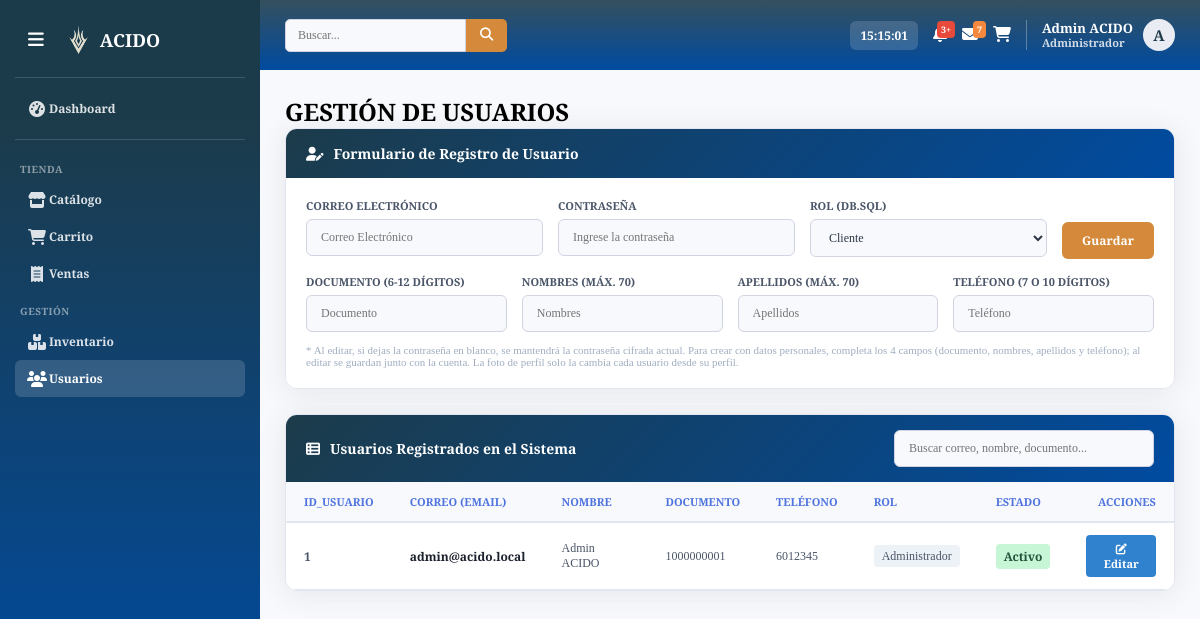
The app's page /index.php?action=crud (signed in) with its own data.
### tables this page shows
CREATE TABLE usuario (
  ID_Usuario INT AUTO_INCREMENT PRIMARY KEY,
  Email VARCHAR(100) NOT NULL UNIQUE,
  Seudonimo VARCHAR(50) NULL UNIQUE,
  Foto VARCHAR(512) NULL,
  Password_Hash VARCHAR(255) NOT NULL,
  Rol ENUM('Cliente', 'Empleado', 'Administrador') NOT NULL DEFAULT 'Cliente',
  ID_Empleado INT NULL UNIQUE,
  ID_Cliente INT NULL UNIQUE,
  deleted_at DATETIME NULL DEFAULT NULL,
  FOREIGN KEY (ID_Empleado) REFERENCES empleado(ID_Empleado) ON DELETE CASCADE,
  FOREIGN KEY (ID_Cliente) REFERENCES cliente(ID_Cliente) ON DELETE CASCADE
);

CREATE TABLE cliente (
  ID_Cliente INT AUTO_INCREMENT PRIMARY KEY,
  Nombres VARCHAR(70) NOT NULL,
  Apellidos VARCHAR(70) NOT NULL,
  Documento VARCHAR(20) NULL UNIQUE,
  Telefono VARCHAR(15) NULL,
  deleted_at DATETIME NULL DEFAULT NULL
);

### view/crud.php (the view, shortened to what the rows shown need)
<?php
try {
    require_once __DIR__ . "/../model/Usuario.php";
} catch (Exception $e) {}
?>
<!DOCTYPE html>
<html lang="es">
<head>
    <link rel="stylesheet" href="/ACIDO/BACKPHP_TEST/public/css/global.css?v=<?php echo time(); ?>">
    <link rel="stylesheet" href="/ACIDO/BACKPHP_TEST/public/css/layout.css?v=<?php echo time(); ?>">
    <link rel="stylesheet" href="/ACIDO/BACKPHP_TEST/public/css/crud.css?v=<?php echo time(); ?>">
    <link rel="stylesheet" href="https://cdnjs.cloudflare.com/ajax/libs/font-awesome/6.4.0/css/all.min.css">
    <link rel="stylesheet" href="https://cdnjs.cloudflare.com/ajax/libs/font-awesome/6.4.0/css/all.min.css">
</head>
<body class="dashboard-body crud-body">
    <div class="dashboard-container crud-container">
        <main class="main-content">
            <div class="content-padding-crud">
                <div class="page-header">
                    <h2 id="form-title-text">GESTIÓN DE USUARIOS</h2>
                </div>
                <div class="crud-container-box">
                    <div class="crud-modern-card">
                        <div style="overflow-x: auto;">
                            <table class="crud-table" id="crudTable">
                                <thead>
                                    <tr>
                                        <th><b>ID_Usuario</b></th>
                                        <th><b>Correo (Email)</b></th>
                                        <th><b>Nombre</b></th>
                                        <th><b>Documento</b></th>
                                        <th><b>Teléfono</b></th>
                                        <th><b>Rol</b></th>
                                        <th><b>Estado</b></th>
                                        <th style="text-align: right;"><b>Acciones</b></th>
                                    </tr>
                                </thead>
                                <tbody>
                                    <?php if (!empty($registros)): ?>
                                        <?php foreach ($registros as $row):
                                            $uid = $row['ID_Usuario'] ?? $row['id'] ?? '';
                                            $uemail = $row['Email'] ?? $row['email'] ?? '';
                                            $urol = $row['Rol'] ?? $row['rol'] ?? 'Cliente';
                                            $unombre = $row['nombre'] ?? explode('@', $uemail)[0] ?? '';
                                            $unom = $row['Nombres'] ?? $row['nombres'] ?? '';
                                            $uape = $row['Apellidos'] ?? $row['apellidos'] ?? '';
                                            $udoc = $row['Documento'] ?? '';
                                            $utel = $row['Telefono'] ?? '';
                                            $uactivo = (int)($row['Activo'] ?? 1);
                                        ?>
                                            <tr>
                                                <td style="color: #4a5568; font-weight: bold;">
                                                    <?php echo htmlspecialchars($uid); ?>
                                                </td>
                                                <td>
                                                    <strong
                                                        style="color: #1a202c;"><?php echo htmlspecialchars($uemail); ?></strong>
                                                </td>
                                                <td style="color: #4a5568;">
                                                    <?php echo htmlspecialchars($unombre); ?>
                                                </td>
                                                <td style="color: #4a5568;">
                                                    <?php echo htmlspecialchars($udoc !== '' ? $udoc : '-'); ?>
                                                </td>
                                                <td style="color: #4a5568;">
                                                    <?php echo htmlspecialchars($utel !== '' ? $utel : '-'); ?>
                                                </td>
                                                <td>
                                                    <span
                                                        style="background: #edf2f7; padding: 4px 8px; border-radius: 4px; color: #4a5568;"><?php echo htmlspecialchars($urol); ?></span>
                                                </td>
                                                <td>
                                                    <?php if ($uactivo === 1): ?>
                                                        <span style="background:#c6f6d5;color:#22543d;padding:4px 8px;border-radius:4px;font-weight:700;">Activo</span>
                                                    <?php else: ?>
                                                        <span style="background:#fed7d7;color:#9b2c2c;padding:4px 8px;border-radius:4px;font-weight:700;">Inactivo</span>
                                                    <?php endif; ?>
                                                </td>
                                                <td style="text-align: right;">
                                                    <button type="button" class="btn-action-edit"
                                                        onclick="editarRegistro('<?php echo htmlspecialchars($uid, ENT_QUOTES); ?>', '<?php echo htmlspecialchars($uemail, ENT_QUOTES); ?>', '<?php echo htmlspecialchars($urol, ENT_QUOTES); ?>', '<?php echo htmlspecialchars($unom, ENT_QUOTES); ?>', '<?php echo htmlspecialchars($uape, ENT_QUOTES); ?>', '<?php echo htmlspecialchars($utel, ENT_QUOTES); ?>', '<?php echo htmlspecialchars($udoc, ENT_QUOTES); ?>')">
                                                        <i class="fa-solid fa-pen-to-square"></i> Editar
                                                    </button>
                                                </td>
                                            </tr>
                                        <?php endforeach; ?>
                                    <?php endif; ?>
                                </tbody>
                            </table>
                        </div>
                    </div>
                </div>
            </div>
        </main>
    </div>
</body>
</html>

### records on screen
usuario: ID_Usuario "1", Email "admin@acido.local", unombre "Admin ACIDO", ID_Cliente.Documento "1000000001", ID_Cliente.Telefono "6012345", Rol "Administrador"

### other values on screen
$_SESSION["user"]["nombre_completo"] "Admin ACIDO"
$_SESSION["user"]["Rol"] "Administrador"
$___avIni "A"
